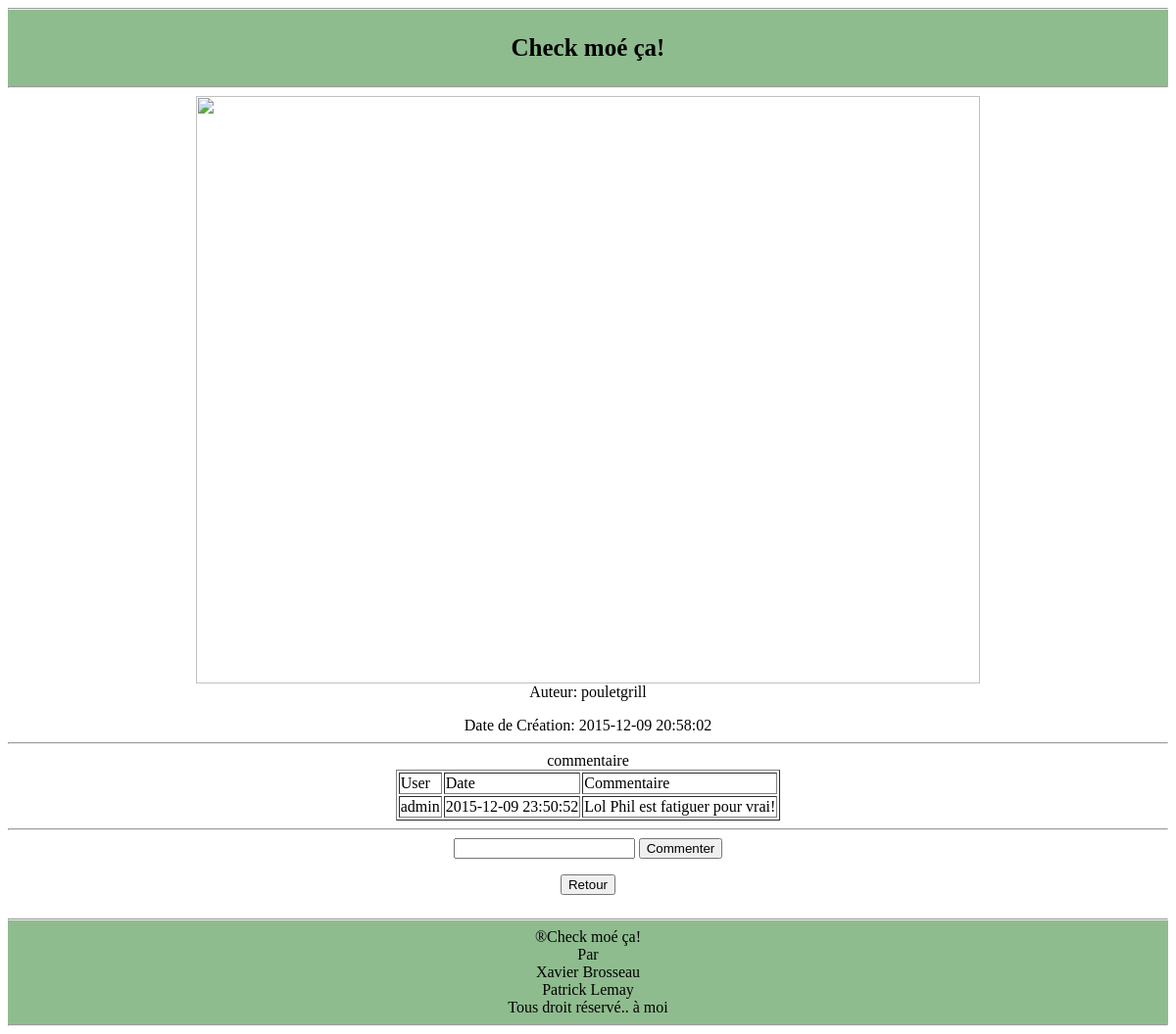
/gestimage.php?i=img_566887ca43de8, run on the app's committed database.
### tables this page shows
CREATE TABLE IF NOT EXISTS `image` (
  `IdImage` varchar(100) NOT NULL,
  `User` varchar(50) NOT NULL,
  `date` varchar(50) NOT NULL,
  PRIMARY KEY (`IdImage`),
  KEY `User` (`User`)
);

CREATE TABLE IF NOT EXISTS `commentaire` (
  `IdCommentaire` bigint(20) NOT NULL AUTO_INCREMENT,
  `User` varchar(50) NOT NULL,
  `Date` varchar(50) NOT NULL,
  `commentaire` varchar(150) NOT NULL,
  `IDImage` varchar(50) NOT NULL,
  PRIMARY KEY (`IdCommentaire`),
  KEY `User` (`User`),
  KEY `IDImage` (`IDImage`)
);

### BDClass.php (called while the page is built, shortened)
<?php
class Gestion
{
    private $bdd;
    function __construct()
    {
        global $bdd;
        $this->bdd = $bdd;
    }
    function GetInfoFromImage($ImageId)
    {
        if($sqlSelect = $this->bdd->prepare("SELECT user, date FROM image WHERE IdImage=?"))
        {
            $sqlSelect->bindParam(1, $ImageId, PDO::PARAM_STR);
            $sqlSelect ->execute();
            $usager =  $sqlSelect->fetchAll();
            return  $usager ;
        }
        else
        {
            die("Erreur : MYSQL statement n'a pas pu être préparé");
        }
    }
    function GetCommentaireFromImage($FIdImage)
    {
       if($sqlSelect = $this->bdd->prepare("SELECT user,date,commentaire,IdCommentaire FROM commentaire WHERE IdImage=?"))
        {
            $sqlSelect ->bindParam(1, $FIdImage, PDO::PARAM_STR);
            $sqlSelect ->execute();
            $toutlesUsagers =  $sqlSelect->fetchAll();
            return  $toutlesUsagers ;
        }
        else
        {
            die("Erreur : MYSQL statement n'a pas pu être préparé");
        }
    }
}

### gestimage.php (the view, shortened to what this page needs)
<head>
    <link rel='stylesheet' type='text/css' href='styles.css'>
</head>
<?php
include_once("BaseDeDonne.php");
include_once("BDClass.php");
$gestion = new Gestion();
include_once("headpage.php");
$image = $_GET["i"];
$imageUser = $gestion->GetInfoFromImage($image)[0][0];
$imageDate = $gestion->GetInfoFromImage($image)[0][1];
echo ("
<div class='lediv'>
    <img class='limg' src='./Images/". $image ."'>
</div>
<div class='comment'>
    <p>Auteur: ".$imageUser."</p>
    <p>Date de Création: ".$imageDate."</p>
</div>
");
echo("
<hr>
<div class='comment'>
commentaire
");
$tableauCommentaire = $gestion->GetCommentaireFromImage($image);
echo("
    <table border='1' style='width:100%'>
    <tr>
        <td>User</td>
        <td>Date</td>
        <td>Commentaire</td>
    </tr>
    ");
for($i = 0; $i < count($tableauCommentaire);$i++)
{
    echo("
        <tr>
            <td>".$tableauCommentaire[$i][0]."</td>
            <td>".$tableauCommentaire[$i][1]."</td>
            <td>".$tableauCommentaire[$i][2]."</td>");
}
echo("
</table>
</div>
");
echo("<hr>
<div class='delete'>
");
echo("
    <form action='comment.php' method='post'>
        <input type='text' name='commentaireSec' maxlength='150'>
        <input type='hidden' name='image' value='". $image ."'>
        <input type='submit' value='Commenter'>
    </form>
");
echo("
    <form action='index.php' method='post'>
        <input type='submit' value='Retour'>
    </form>
    </div>
");

### styles.css (style rules this page uses)
.limg { width: 100%; height: 100%; object-fit: contain; }
.lediv { margin-left: auto; margin-right: auto; width: 800px; height: 600px; }
.delete { margin-left: auto; margin-right: auto; height: auto; display: table; margin: 0 auto; text-align: center; }
.comment { margin-left: auto; margin-right: auto; height: auto; display: table; margin: 0 auto; text-align: center; }

### data on the page
image: User "pouletgrill", date "2015-12-09 20:58:02"
commentaire: User "admin", Date "2015-12-09 23:50:52", commentaire "Lol Phil est fatiguer pour vrai!"
